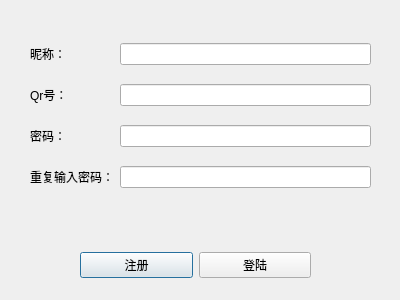
<?xml version="1.0" encoding="UTF-8"?>
<ui version="4.0">
 <class>RegisterDialog</class>
 <widget class="QDialog" name="RegisterDialog">
  <property name="geometry">
   <rect>
    <x>0</x>
    <y>0</y>
    <width>400</width>
    <height>300</height>
   </rect>
  </property>
  <property name="windowTitle">
   <string>注册</string>
  </property>
  <widget class="QWidget" name="gridLayoutWidget">
   <property name="geometry">
    <rect>
     <x>30</x>
     <y>30</y>
     <width>341</width>
     <height>171</height>
    </rect>
   </property>
   <layout class="QGridLayout" name="gridLayout">
    <item row="0" column="1">
     <widget class="QLineEdit" name="nicknameEdit"/>
    </item>
    <item row="2" column="1">
     <widget class="QLineEdit" name="pwdEdit">
      <property name="echoMode">
       <enum>QLineEdit::Password</enum>
      </property>
     </widget>
    </item>
    <item row="3" column="1">
     <widget class="QLineEdit" name="RepwdEdit">
      <property name="echoMode">
       <enum>QLineEdit::Password</enum>
      </property>
     </widget>
    </item>
    <item row="0" column="0">
     <widget class="QLabel" name="nickname">
      <property name="text">
       <string>昵称：</string>
      </property>
      <property name="buddy">
       <cstring>nicknameEdit</cstring>
      </property>
     </widget>
    </item>
    <item row="2" column="0">
     <widget class="QLabel" name="pwd">
      <property name="text">
       <string>密码：</string>
      </property>
      <property name="buddy">
       <cstring>pwdEdit</cstring>
      </property>
     </widget>
    </item>
    <item row="3" column="0">
     <widget class="QLabel" name="Repwd">
      <property name="text">
       <string>重复输入密码：</string>
      </property>
      <property name="buddy">
       <cstring>RepwdEdit</cstring>
      </property>
     </widget>
    </item>
    <item row="1" column="0">
     <widget class="QLabel" name="QrCode">
      <property name="text">
       <string>Qr号：</string>
      </property>
      <property name="buddy">
       <cstring>QrCodeEdit</cstring>
      </property>
     </widget>
    </item>
    <item row="1" column="1">
     <widget class="QLineEdit" name="QrCodeEdit"/>
    </item>
   </layout>
  </widget>
  <widget class="QWidget" name="horizontalLayoutWidget">
   <property name="geometry">
    <rect>
     <x>80</x>
     <y>250</y>
     <width>231</width>
     <height>31</height>
    </rect>
   </property>
   <layout class="QHBoxLayout" name="horizontalLayout">
    <item>
     <widget class="QPushButton" name="regis">
      <property name="text">
       <string>注册</string>
      </property>
     </widget>
    </item>
    <item>
     <widget class="QPushButton" name="login">
      <property name="text">
       <string>登陆</string>
      </property>
     </widget>
    </item>
   </layout>
  </widget>
  <widget class="QLabel" name="note">
   <property name="geometry">
    <rect>
     <x>50</x>
     <y>220</y>
     <width>301</width>
     <height>16</height>
    </rect>
   </property>
   <property name="text">
    <string/>
   </property>
  </widget>
 </widget>
 <tabstops>
  <tabstop>nicknameEdit</tabstop>
  <tabstop>QrCodeEdit</tabstop>
  <tabstop>pwdEdit</tabstop>
  <tabstop>RepwdEdit</tabstop>
  <tabstop>regis</tabstop>
  <tabstop>login</tabstop>
 </tabstops>
 <resources/>
 <connections/>
</ui>
